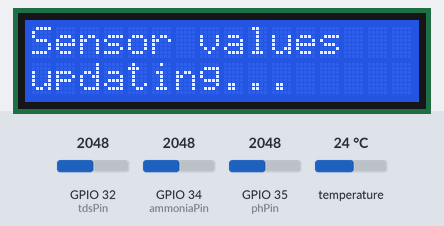
The sketch below on a simulated ESP32. On the bench: 16×2 character LCD. The inputs (shaded band) are chosen by the test bench; at power-on: GPIO 32 (tdsPin) = 2048, GPIO 34 (ammoniaPin) = 2048, GPIO 35 (phPin) = 2048, temperature 24 °C. WiFi joins after 1.5 s; servers stay silent unless stated; what the sketch prints to the serial monitor is not drawn.

Above: at 13.8 s.
At 17.0 s:
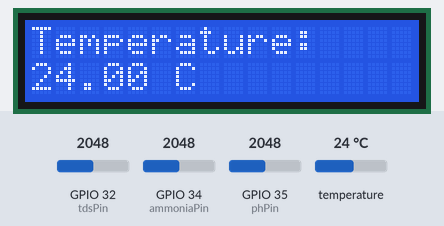
At 21.1 s:
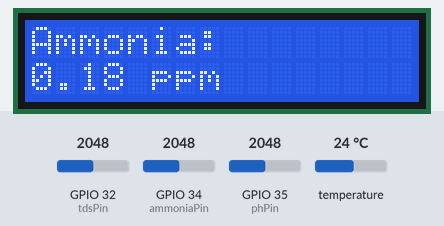
At 23.1 s:
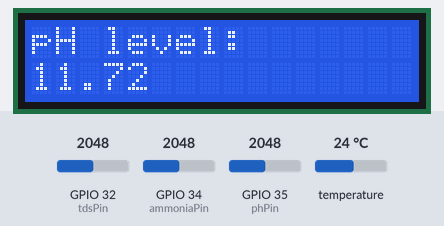
At 25.1 s:
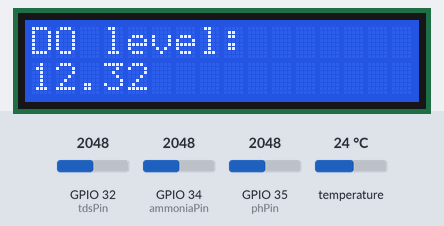
At 37.3 s:
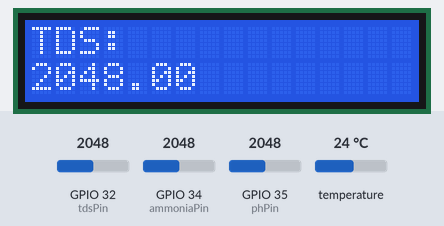

The sketch:

Multi_sensros_to_thingspeak.ino
```cpp
// Header files
#include <WiFi.h>
#include <ThingSpeak.h>
#include <LiquidCrystal_I2C.h>
#include <OneWire.h>
#include <DallasTemperature.h>

// Network credentials
const char* ssid = "PLDTHOMEFIBRgBH8D";
const char* password = "PLDTWIFIfyT37";
WiFiClient client;

// ThingSpeak credentials
unsigned long channelID = 2177826;
const char* writeAPIKey = "TEIIUYGSJQ35FCOG";

// Sensors pin
#define tempPin 33
#define tdsPin 32
#define phPin 35
#define ammoniaPin 34

// LCD setup
LiquidCrystal_I2C lcd(0x27 ,16,2);  // set the LCD address to 0x3F for a 16 chars and 2 line display

// DS18B20 temperature setup
OneWire oneWire(tempPin);
DallasTemperature DS18B20(&oneWire);
float tempC; // temperature in Celsius

// PH-4502C setup
int samples = 10;
float adc_resolution = 4095.0; //ESP 32 ADC Resolution

float ph (float voltage) {
    return 7 + ((2.50 - voltage) / 0.18);
}

// DO setup
float DOX_DATA;

// Ammonia setup
#define RL 47
#define m -0.243
#define b 0.323
#define Ro 30

void setup() {
  Serial.begin(115200);

  // Connect to Wi-Fi
  connectToWiFi();

  // Initialize ThingSpeak
  ThingSpeak.begin(client);

  // Initialize LCD
  lcd.init();
  lcd.clear();
  lcd.backlight();
  String message = "IOT-Based Smart Fish Cultivation System";
  lcd.print("Welcome!");
  // Scroll the text to the left
  for (int i = 0; i < message.length() + 16; i++) {
    lcd.clear();
    lcd.setCursor(0, 1);
    lcd.print(message.substring(i, i + 16)); // Display 16 characters at a time
    delay(200); // Adjust this value to control scrolling speed
  }
  lcd.clear();
  lcd.print("Sensor values");
  lcd.setCursor(0, 1);
  lcd.print("updating...");

  // Initialize Temperature
  DS18B20.begin();

  // Initialize TDS
  pinMode(tdsPin,INPUT);
}

void loop() {
  // Read sensors value
  // Temperature
  DS18B20.requestTemperatures();
  tempC = DS18B20.getTempCByIndex(0);

  // TDS
  float tdsValue = analogRead(tdsPin);

  // pH
  int measurings=0;
  for (int i = 0; i < samples; i++){
      measurings += analogRead(phPin);
      delay(10);
  }
  float phVoltage = 3.3 / adc_resolution * measurings/samples;
  float phValue = ph(phVoltage);

  // Ammonia
  float VRL; //Voltage drop across the MQ sensor
  float RS_value; //Sensor resistance at gas concentration
  float ratio; //Define variable for ratio
  VRL = analogRead(ammoniaPin)*(3.3/4095.0); //Measure the voltage drop and convert to 0-5V
  RS_value = ((5.0*RL)/VRL)-RL; //Use formula to get Rs value
  ratio = RS_value/Ro;  // find ratio Rs/Ro
  float ppm = pow(10, ((log10(ratio)-b)/m)); //use formula to calculate ppm

  // DO
  float power = pow((0.053714 * (tempC) - 1.838331),2);
  DOX_DATA = 2 * power + ph(phVoltage);

  // Print sensor value to serial monitor for debugging purposes
  Serial.print("Temperature: ");
  Serial.print(tempC);
  Serial.println("°C");
  Serial.print("TDS Value: ");
  Serial.println(tdsValue);
  Serial.print("pH Level: ");
  Serial.println(phValue);
  Serial.print("Ammonia ppm: ");
  Serial.println(ppm);
  Serial.print("Calculated DO: ");
  Serial.println(DOX_DATA);
  delay(2000);

  // Update ThingSpeak channel
  updateThingSpeak(tempC, tdsValue, phValue, ppm, DOX_DATA);

  // Update LCD display
  updateLCD(tempC, tdsValue, phValue, ppm, DOX_DATA);

  delay(5000);
}

void connectToWiFi() {
  // Connect to Wi-Fi
  Serial.print("Connecting to ");
  Serial.println(ssid);

  WiFi.begin(ssid, password);

  while (WiFi.status() != WL_CONNECTED) {
    delay(1000);
    Serial.print(".");
  }

  Serial.println("");
  Serial.println("WiFi connected");
  Serial.println("IP address: ");
  Serial.println(WiFi.localIP());
}

void updateThingSpeak(float tempC, float tdsValue, float phValue, float ppm, float DOX_DATA) {
  // Set the fields with sensor values
  ThingSpeak.setField(1, tempC);
  ThingSpeak.setField(2, tdsValue);
  ThingSpeak.setField(3, phValue);
  ThingSpeak.setField(4, ppm);
  ThingSpeak.setField(5, DOX_DATA);

  // Write to ThingSpeak
  int response = ThingSpeak.writeFields(channelID, writeAPIKey);

  // Check if write was successful
  if (response == 200) {
    Serial.println("Channel update successful");
    //digitalWrite(ledPin, HIGH);  // Turn on LED
  } else {
    Serial.println("Error updating channel");
    //digitalWrite(ledPin, LOW);   // Turn off LED
  }
}

void updateLCD(float tempC, float tdsValue, float phValue, float ppm, float DOX_DATA) {
  lcd.clear();
  lcd.setCursor(0,0);
  lcd.print("Temperature: ");
  lcd.setCursor(0,1);
  lcd.print(tempC);
  lcd.print(" C");
  delay(2000);

  lcd.clear();
  lcd.setCursor(0,0);
  lcd.print("TDS: ");
  lcd.setCursor(0,1);
  lcd.print(tdsValue);
  delay(2000);

  lcd.clear();
  lcd.setCursor(0,0);
  lcd.print("Ammonia: ");
  lcd.setCursor(0,1);
  lcd.print(ppm);
  lcd.print(" ppm");
  delay(2000);

  lcd.clear();
  lcd.setCursor(0,0);
  lcd.print("pH level: ");
  lcd.setCursor(0,1);
  lcd.print(phValue);
  delay(2000);

  lcd.clear();
  lcd.setCursor(0,0);
  lcd.print("DO level: ");
  lcd.setCursor(0,1);
  lcd.print(DOX_DATA);
  delay(2000);
}
```

Measured:
- what the display in image 0 shows lasts 3.2 s, from 13.8 s to 17.0 s
- what the display in image 1 shows lasts 2.0 s, from 17.0 s to 19.0 s
- what the display in image 4 shows lasts 10.2 s, from 25.0 s to 35.2 s
